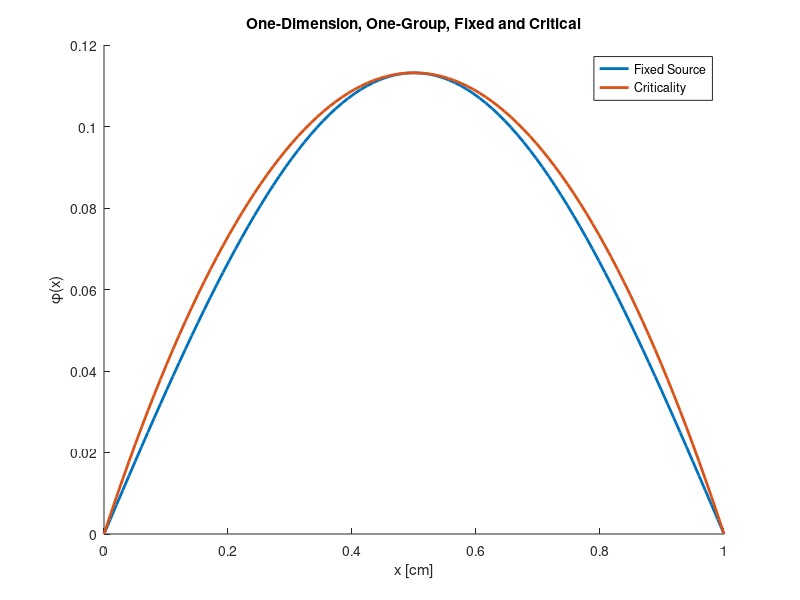

The MATLAB script that drew this image:
clear
close all

Lx = 1;
LW = 2;
ntest = 100;

diffusion = 1;
qfixed = 1;
sigma_r = 1;
nusigma_f = 2;

Bf = sqrt(sigma_r/diffusion);

xtest = linspace(0,Lx,ntest);

fixed = @(x)((qfixed/Bf^2)*(1-cosh(Bf*x))+ ...
    ((qfixed/Bf^2)*(cosh(Bf*Lx)-1)/(sinh(Bf*Lx)))*sinh(Bf*x));
critical = @(x)(sin((pi/Lx)*x));

ytestf = zeros(size(xtest));
ytestc = zeros(size(xtest));
for i = 1:length(xtest)
    ytestf(i) = fixed(xtest(i));
    ytestc(i) = critical(xtest(i));
end
ytestc = ytestc * norm(ytestf,inf);

figure
hold on
title('One-Dimension, One-Group, Fixed and Critical')
plot(xtest,ytestc,'LineWidth',LW)
plot(xtest,ytestf,'LineWidth',LW)
xlabel('x [cm]')
ylabel('\phi(x)')
legend({'Fixed Source', 'Criticality'})
hold off